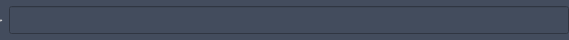
<?xml version="1.0" encoding="UTF-8"?>
<ui version="4.0">
 <class>ContextLineEditor</class>
 <widget class="qMRMLWidget" name="ContextLineEditor">
  <property name="geometry">
   <rect>
    <x>0</x>
    <y>0</y>
    <width>569</width>
    <height>40</height>
   </rect>
  </property>
  <property name="styleSheet">
   <string notr="true">background-color: rgb(67, 76, 93);</string>
  </property>
  <layout class="QVBoxLayout" name="verticalLayout_2">
   <property name="spacing">
    <number>0</number>
   </property>
   <property name="leftMargin">
    <number>0</number>
   </property>
   <property name="topMargin">
    <number>0</number>
   </property>
   <property name="rightMargin">
    <number>0</number>
   </property>
   <property name="bottomMargin">
    <number>0</number>
   </property>
   <item>
    <widget class="QWidget" name="widget_2" native="true">
     <property name="styleSheet">
      <string notr="true"/>
     </property>
     <layout class="QHBoxLayout" name="horizontalLayout" stretch="0,0">
      <property name="leftMargin">
       <number>0</number>
      </property>
      <property name="topMargin">
       <number>6</number>
      </property>
      <property name="rightMargin">
       <number>0</number>
      </property>
      <property name="bottomMargin">
       <number>6</number>
      </property>
      <item>
       <widget class="QLabel" name="label">
        <property name="font">
         <font>
          <family>Alibaba PuHuiTi 2.0 55 Regular</family>
          <pointsize>-1</pointsize>
          <weight>50</weight>
          <italic>false</italic>
          <bold>false</bold>
         </font>
        </property>
        <property name="styleSheet">
         <string notr="true">font: 20px &quot;Alibaba PuHuiTi 2.0 55 Regular&quot;;
color: rgb(241, 241, 241);</string>
        </property>
        <property name="text">
         <string>名称：</string>
        </property>
       </widget>
      </item>
      <item>
       <widget class="QLineEdit" name="lblName">
        <property name="sizePolicy">
         <sizepolicy hsizetype="Expanding" vsizetype="Preferred">
          <horstretch>0</horstretch>
          <verstretch>0</verstretch>
         </sizepolicy>
        </property>
       </widget>
      </item>
     </layout>
    </widget>
   </item>
  </layout>
 </widget>
 <customwidgets>
  <customwidget>
   <class>qMRMLWidget</class>
   <extends>QWidget</extends>
   <header>qMRMLWidget.h</header>
   <container>1</container>
  </customwidget>
 </customwidgets>
 <resources/>
 <connections/>
</ui>
